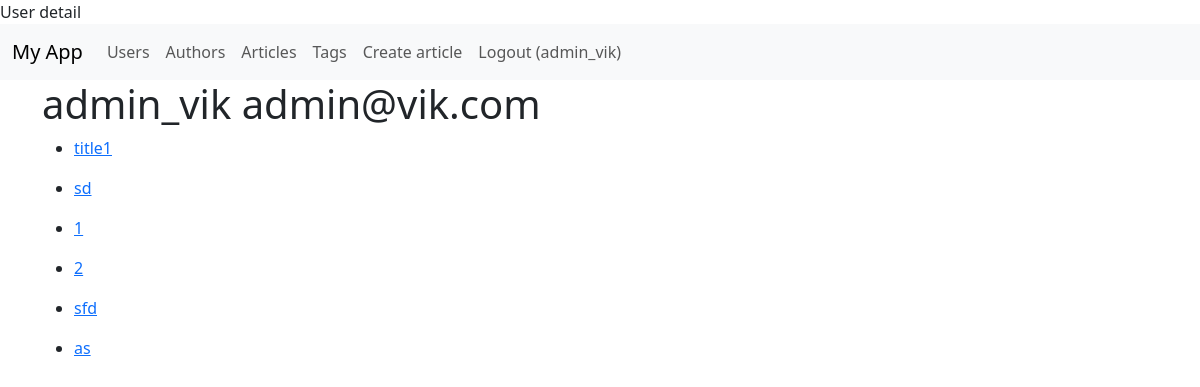
Page /users/1 (signed in) on the committed database.
### blog/models.py (models this page shows, shortened)
class User(db.Model, UserMixin):
    __tablename__ = 'users'
    id = db.Column(db.Integer, primary_key=True)
    username = db.Column(db.String(255), unique=True, nullable=False)
    first_name = db.Column(db.String(255))
    last_name = db.Column(db.String(255))
    email = db.Column(db.String(255), unique=True, nullable=False)
    password = db.Column(db.String(255))
    is_admin = db.Column(db.Boolean, default=False)
    author = relationship('Author', uselist=False, back_populates='user')

class Article(db.Model):
    __tablename__ = "articles"
    id = db.Column(db.Integer, primary_key=True)
    author_id = db.Column(db.Integer, ForeignKey('authors.id'), nullable=False)
    title = db.Column(db.String(255))
    text = db.Column(db.Text)
    created_at = db.Column(db.DateTime, default=datetime.utcnow)
    updated_at = db.Column(db.DateTime, default=datetime.utcnow, onupdate=datetime.utcnow)
    author = relationship('Author', back_populates='articles')
    tags = relationship('Tag', secondary=article_tag_associations_table, back_populates='articles')

### blog/user/views.py (the view)
@user.route('/<int:pk>')
@login_required
def profile(pk: int):
    from blog.models import User
    _user: User = User.query.filter_by(id=pk).one_or_none()
    if not _user:
        raise NotFound(f"User #{pk} doesn't exists!")
    return render_template(
        'users/profile.html',
        user=_user,
    )

### blog/app.py (called while the page is built)
def register_extensions(app):
    db.init_app(app)
    migrate.init_app(app, db, compare_type=True)
    csrf.init_app(app)
    admin.init_app(app)
    api.plugins = [
        ApiSpecPlugin(
            app=app,
            tags={
                'Tag': 'Tag API',
                'User': 'User API',
                'Author': 'Author API',
                'Article': 'Article API',
            }
        ),
    ]
    api.init_app(app)
    login_manager.login_view = 'auth.login'
    login_manager.init_app(app)
    @login_manager.user_loader
    def load_user(user_id):
        return User.query.get(int(user_id))

### blog/templates/users/profile.html (shortened to what this page needs)
{% extends 'base.html' %}
{% block body %}
    <h1>
        {{ user.username }} {{ user.email }}
    </h1>
    {% for article in user.author.articles %}
        <ul>
            <li>
                <a href="{{ url_for('article.article_detail', article_id=article.id) }}">
                    {{ article.title }}
                </a>
            </li>
        </ul>
    {% endfor %}
{% endblock %}

### blog/templates/navbar.html (shortened to what this page needs)
<nav class="navbar navbar-expand-lg bg-body-tertiary">
    <div class="container-fluid">
        <a class="navbar-brand" href="#">My App</a>
        <div class="collapse navbar-collapse" id="navbarNav">
            <ul class="navbar-nav">
                <li class="nav-item">
                    <a class="nav-link" href="{{ url_for('user.user_list') }}">Users</a>
                </li>
                <li class="nav-item">
                    <a class="nav-link" href="{{ url_for('author.author_list') }}">Authors</a>
                </li>
                <li class="nav-item">
                    <a class="nav-link" href="{{ url_for('article.article_list') }}">Articles</a>
                </li>
                <li class="nav-item">
                    <a class="nav-link" href="{{ url_for('tag.tag_list') }}">Tags</a>
                </li>
                {% if current_user.is_authenticated %}
                    <li class="nav-item">
                        <a class="nav-link" href="{{ url_for('article.create_article_form') }}">Create article</a>
                    </li>
                    <li class="nav-item">
                        <a class="nav-link" href="{{ url_for('auth.logout') }}">Logout ({{ current_user.username }})</a>
                    </li>
                {% else %}
                    <li class="nav-item">
                        <a class="nav-link" href="{{ url_for('auth.login') }}">Login</a>
                    </li>
                {% endif %}
            </ul>
        </div>
    </div>
</nav>

### rows in the picture
User: username "admin_vik", email "admin@vik.com"
Article: title "title1"
Article: title "sd"
Article: title "1"
Article: title "2"
Article: title "sfd"
Article: title "as"
